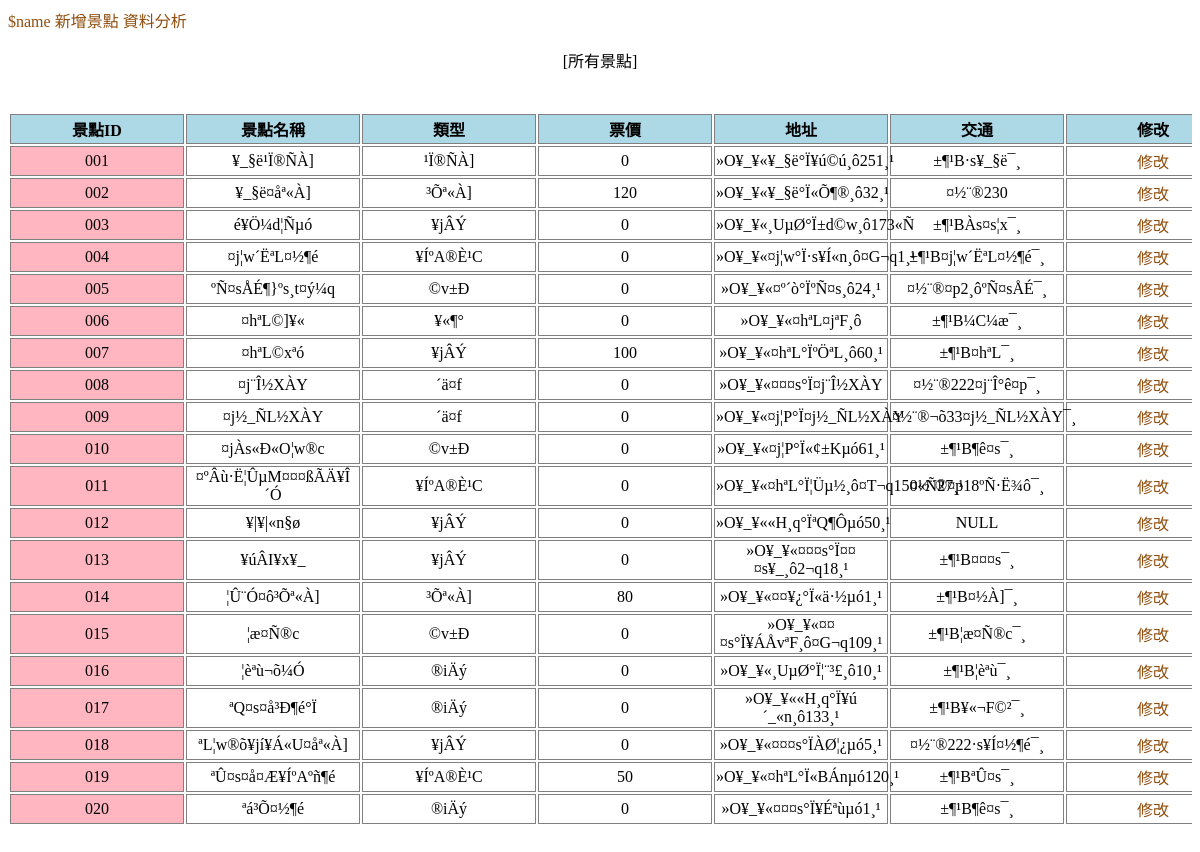
The page /manage_show_old.php on the database its author committed.
### tables this page shows
create table information
	(sight_ID		varchar(8),
             sight_name                   varchar(20),
	 ticket_price		numeric(5,0),
	 website		            varchar(100),
	 season			varchar(8),
	 type_name		varchar(15),
	 location		varchar(100),
	 traffic		            varchar(100),
	 primary key (sight_ID),
	 foreign key (type_name) references type (type_name)
		on delete set null
	 );

### manage_show_old.php (the view, shortened to what this page needs)
<?php
	$sql = "SELECT * FROM information";
	$result_sight = mysql_query($sql);
?>
<html>
<head>
<link href="style.css" rel="stylesheet" type="text/css">
</head>
<body>
<a href=\"./information_detail.php?id=".$id."\">$name</a>
<td>
  <a href="./manage_insert.php">新增景點</a>
  <a href="./data_anslyzing.php">資料分析</a>
</td>
<table class="outtable">
<p align="center">[所有景點]<BR></p></td></tr>
</table>
<div>
<table width='1000' height=80 align='center'>
<thead>
<tr>
  <th>景點ID</th>
  <th>景點名稱</th>
  <th>類型</th>
  <th>票價</th>
  <th>地址</th>
  <th>交通</th>
  <th>修改</th>
</tr>
</thead>
<tbody>
      <?php
      while($row_sight=mysql_fetch_assoc($result_sight))
	  {
		  echo "<tr>";
	      echo "<td>";
		  echo $row_sight["sight_ID"];
		  echo "</td>";
		  echo "<td>";
		  echo $row_sight["sight_name"];
		  echo "</td>";
		  echo "<td>";
		  echo $row_sight["type_name"];
		  echo "</td>";
                  echo "<td>";
		  echo $row_sight["ticket_price"];
		  echo "</td>";
                  echo "<td>";
		  echo $row_sight["location"];
		  echo "</td>";
                  echo "<td>";
		  echo $row_sight["traffic"];
		  echo "</td>";
		  echo "<td>";
	      echo "<a href=\"./manage_update.php?update_id=".$row_sight["sight_ID"]."\">修改</a>";
		  echo "</td>";
	  }
      ?>
</tbody>
</table>
</body>
</html>

### style.css (style rules this page uses)
body { background-image: url(back.jpg); background-repeat: no-repeat; }
a, a:link, a:visited { color:#904E0E; text-decoration: none }
.outtable { margin-top: 40px; margin-left: 45px; width: 910px; height: 680px; }

### manage_show_old.php (style rules this page uses)
div { overflow:auto; width:100%; height:800px; }
td, th { border:1px solid gray; width:170px; height:30px; text-align:center; }
th { background-color:lightblue; }
table { table-layout: fixed; width:300px; }
td:first-child, th:first-child { position:sticky; left:0; z-index:1; background-color:lightpink; }
thead tr th { position:sticky; top:0; }
th:first-child { z-index:2; background-color:lightblue; }

### rows shown on the page
information: sight_ID "001", sight_name "¥_§ë¹Ï®ÑÀ]", type_name "¹Ï®ÑÀ]", ticket_price "0", location "»O¥_¥«¥_§ë°Ï¥ú©ú¸ô251¸¹", traffic "±¶¹B·s¥_§ë¯¸"
information: sight_ID "002", sight_name "¥_§ë¤åª«À]", type_name "³Õª«À]", ticket_price "120", location "»O¥_¥«¥_§ë°Ï«Õ¶®¸ô32¸¹", traffic "¤½¨®230"
information: sight_ID "003", sight_name "­é¥Ö¼d¦Ñµó", type_name "¥jÂÝ", ticket_price "0", location "»O¥_¥«¸UµØ°Ï±d©w¸ô173«Ñ", traffic "±¶¹BÀs¤s¦x¯¸"
information: sight_ID "004", sight_name "¤j¦w´ËªL¤½¶é", type_name "¥ÍºA®È¹C", ticket_price "0", location "»O¥_¥«¤j¦w°Ï·s¥Í«n¸ô¤G¬q1¸¹", traffic "±¶¹B¤j¦w´ËªL¤½¶é¯¸"
information: sight_ID "005", sight_name "ºÑ¤sÅÉ¶}ºs¸t¤ý¼q", type_name "©v±Ð", ticket_price "0", location "»O¥_¥«¤º´ò°ÏºÑ¤s¸ô24¸¹", traffic "¤½¨®¤p2¸ôºÑ¤sÅÉ¯¸"
information: sight_ID "006", sight_name "¤hªL©]¥«", type_name "¥«¶°", ticket_price "0", location "»O¥_¥«¤hªL¤jªF¸ô", traffic "±¶¹B¼C¼æ¯¸"
information: sight_ID "007", sight_name "¤hªL©xªó", type_name "¥jÂÝ", ticket_price "100", location "»O¥_¥«¤hªL°ÏºÖªL¸ô60¸¹", traffic "±¶¹B¤hªL¯¸"
information: sight_ID "008", sight_name "¤j¨Î½XÀY", type_name "´ä¤f", ticket_price "0", location "»O¥_¥«¤¤¤s°Ï¤j¨Î½XÀY", traffic "¤½¨®222¤j¨Î°ê¤p¯¸"
information: sight_ID "009", sight_name "¤j½_ÑL½XÀY", type_name "´ä¤f", ticket_price "0", location "»O¥_¥«¤j¦P°Ï¤j½_ÑL½XÀY", traffic "¤½¨®¬õ33¤j½_ÑL½XÀY¯¸"
information: sight_ID "010", sight_name "¤jÀs«Ð«O¦w®c", type_name "©v±Ð", ticket_price "0", location "»O¥_¥«¤j¦P°Ï«¢±Kµó61¸¹", traffic "±¶¹B¶ê¤s¯¸"
information: sight_ID "011", sight_name "¤ºÂù·Ë¦ÛµM¤¤¤ßÃÄ¥Î´Ó", type_name "¥ÍºA®È¹C", ticket_price "0", location "»O¥_¥«¤hªL°Ï¦Üµ½¸ô¤T¬q150«Ñ27¸¹", traffic "¤½¨®¤p18ºÑ·Ë¾ô¯¸"
information: sight_ID "012", sight_name "¥|¥|«n§ø", type_name "¥jÂÝ", ticket_price "0", location "»O¥_¥««H¸q°ÏªQ¶Ôµó50¸¹", traffic "NULL"
information: sight_ID "013", sight_name "¥úÂI¥x¥_", type_name "¥jÂÝ", ticket_price "0", location "»O¥_¥«¤¤¤s°Ï¤¤¤s¥_¸ô2¬q18¸¹", traffic "±¶¹B¤¤¤s¯¸"
information: sight_ID "014", sight_name "¦Û¨Ó¤ô³Õª«À]", type_name "³Õª«À]", ticket_price "80", location "»O¥_¥«¤¤¥¿°Ï«ä·½µó1¸¹", traffic "±¶¹B¤½À]¯¸"
information: sight_ID "015", sight_name "¦æ¤Ñ®c", type_name "©v±Ð", ticket_price "0", location "»O¥_¥«¤¤¤s°Ï¥ÁÅvªF¸ô¤G¬q109¸¹", traffic "±¶¹B¦æ¤Ñ®c¯¸"
information: sight_ID "016", sight_name "¦èªù¬õ¼Ó", type_name "®iÄý", ticket_price "0", location "»O¥_¥«¸UµØ°Ï¦¨³£¸ô10¸¹", traffic "±¶¹B¦èªù¯¸"
information: sight_ID "017", sight_name "ªQ¤s¤å³Ð¶é°Ï", type_name "®iÄý", ticket_price "0", location "»O¥_¥««H¸q°Ï¥ú´_«n¸ô133¸¹", traffic "±¶¹B¥«¬F©²¯¸"
information: sight_ID "018", sight_name "ªL¦w®õ¥j­í¥Á«U¤åª«À]", type_name "¥jÂÝ", ticket_price "0", location "»O¥_¥«¤¤¤s°ÏÀØ¦¿µó5¸¹", traffic "¤½¨®222·s¥Í¤½¶é¯¸"
information: sight_ID "019", sight_name "ªÛ¤s¤å¤Æ¥ÍºAºñ¶é", type_name "¥ÍºA®È¹C", ticket_price "50", location "»O¥_¥«¤hªL°Ï«BÁnµó120¸¹", traffic "±¶¹BªÛ¤s¯¸"
information: sight_ID "020", sight_name "ªá³Õ¤½¶é", type_name "®iÄý", ticket_price "0", location "»O¥_¥«¤¤¤s°Ï¥Éªùµó1¸¹", traffic "±¶¹B¶ê¤s¯¸"
